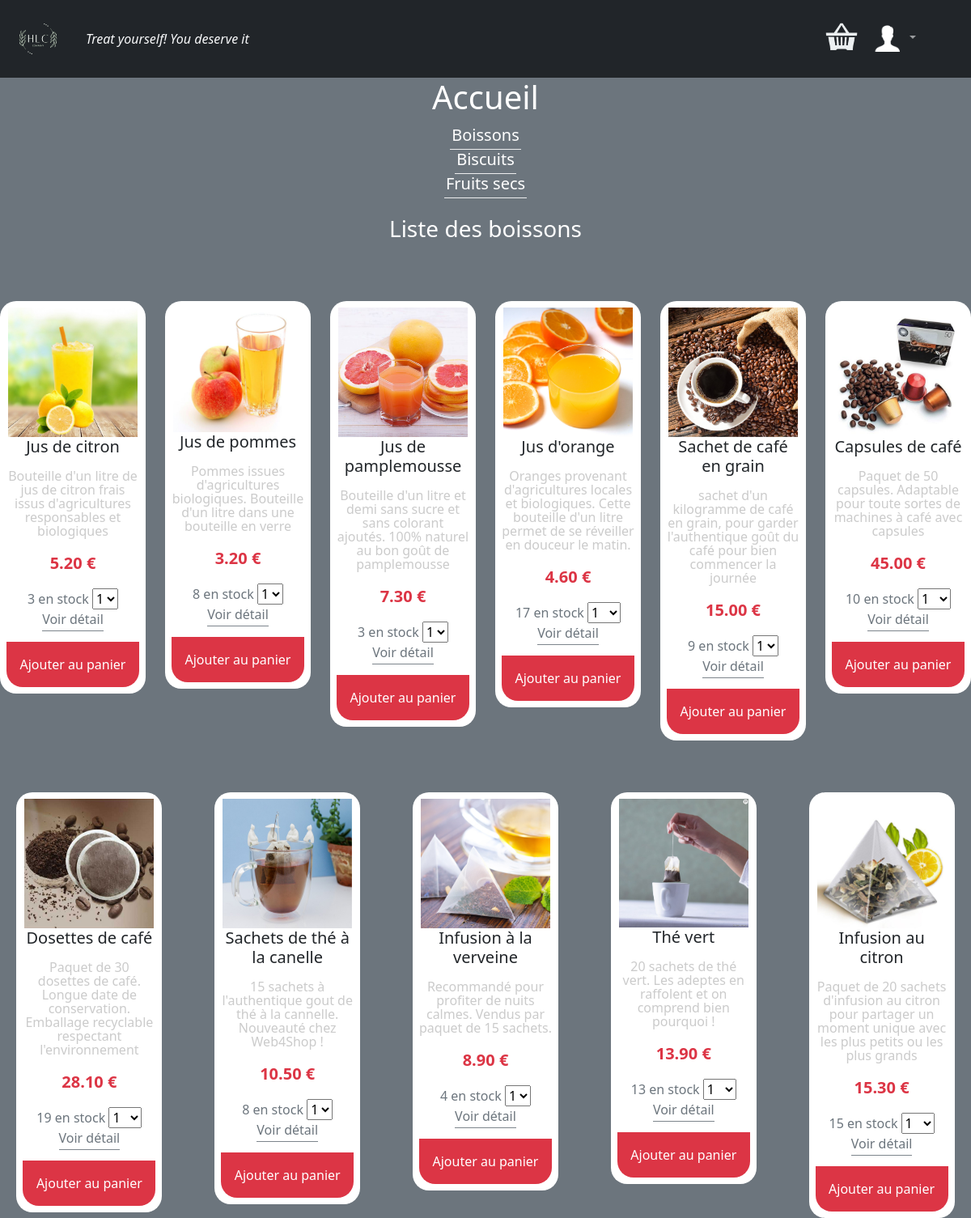
Screenshot of /index.php?action=home&category=1 with the database file from the repository.
### tables this page shows
CREATE TABLE IF NOT EXISTS `categories` (
  `id` tinyint(4) NOT NULL AUTO_INCREMENT,
  `name` varchar(100) NOT NULL,
  PRIMARY KEY (`id`)
);

CREATE TABLE IF NOT EXISTS `products` (
  `id` int(11) NOT NULL AUTO_INCREMENT,
  `cat_id` tinyint(4) NOT NULL,
  `name` varchar(150) NOT NULL,
  `description` text NOT NULL,
  `image` varchar(30) NOT NULL,
  `price` decimal(5,2) NOT NULL,
  `quantity` int(3) NOT NULL,
  PRIMARY KEY (`id`)
);

### controllers/c_home.php (called while the page is built, shortened)
<?php
    $categoriesModel = new CategoriesManager(true);
    $categoriesList = $categoriesModel->getAllCategories();
    $productsModel = new ProductsManager(true);
    if(isset($_GET['category']))
    {
        $cat_id = htmlspecialchars($_GET['category']);
        $listProducts = $productsModel->getProductsByCategory($cat_id);
        $cat= $categoriesModel->getCategoryById($cat_id);
    }
    require_once(VIEWS_PATH.'home.php');
?>

### models/m_categories.php (called while the page is built, shortened)
<?php
    require_once(CLASSES_PATH.'Category.php');
?>
<?php
    class CategoriesManager extends Model
    {
        public function getAllCategories()
        {
            $categoriesList = [];
            $query = "SELECT * FROM categories";
            $categories = $this->queryAll($query);
            foreach ($categories as $result)
            {
                $category = new Category($result['id'],
                $result['name']);
                $categoriesList[] = $category;
            }
            return $categoriesList;
        }
        public function getCategoryById($id)
        {
            $query = "SELECT * FROM `categories` WHERE id=?";
            $result = $this->queryRow($query,[$id]);
            $category = new Category($result['id'],$result['name']);
            return $category;
        }
    }
?>

### models/m_connection.php (called while the page is built)
<?php
class Connection
{
    private $_db = null;
    private static $_instance = null;
    private function __construct()
    {
        $this->_db = new PDO("mysql:host=".DB_HOST.";dbname=".DB_NAME,DB_USER, DB_PASSWORD);
        $this->_db->setAttribute(PDO::ATTR_ERRMODE, PDO::ERRMODE_EXCEPTION);
        $this->_db->exec('SET CHARACTER SET utf8');
    }
    public static function getInstance()
    {
        if(is_null(self::$_instance))
        {
            self::$_instance = new Connection();
        }
        return self::$_instance;
    }
    public function getDb()
    {
        return $this->_db;
    }
}
?>

### models/m_model.php (called while the page is built, shortened)
<?php
    abstract class Model
    {
        private function _query($sql, $args=null)
        {
            if($args == null)
            {
                $pdos = Connection::getInstance()->getDb()->query($sql);
            }
            else
            {
                $pdos = Connection::getInstance()->getDb()->prepare($sql);
                $pdos->execute($args);
            }
            return $pdos;
        }
        public function queryRow($sql, $args=null)
        {
            try
            {
                $pdos = $this->_query($sql, $args);
                $result = $pdos->fetch();
            }
            catch (PDOException $e)
            {
                $this->_error = ($e->getMessage());
            }
            return $result;
        }
        public function queryAll($sql, $args=null)
        {
            try
            {
                $pdos = $this->_query($sql, $args);
                $results = $pdos->fetchAll(PDO::FETCH_ASSOC);
            }
            catch (PDOException $e)
            {
                $this->_error = ($e->getMessage());
            }
            return $results;
        }
    }
?>

### classes/Category.php (called while the page is built)
<?php
class Category
{
    private $_id;
    private $_name;
    public function __construct($id,$name)
    {
        $this->_id = $id;
        $this->_name = $name;
    }
    public function get_Id()
    {
        return $this->_id;
    }
    public function get_Name()
    {
        return $this->_name;
    }
}
?>

### models/m_products.php (called while the page is built, shortened)
<?php
    require_once(CLASSES_PATH.'Product.php');
?>
<?php
    class ProductsManager extends Model
    {
        public function getProductsByCategory($category)
        {
            $productsList = [];
            $query = "SELECT * FROM products WHERE cat_id = ?";
            $products = $this->queryAll($query,array($category));
            foreach ($products as $result)
            {
                $product = new Product($result['id'],
                $result['cat_id'],
                $result['name'],
                $result['description'],
                $result['image'],
                $result['price'],
                $result['quantity']);
                $productsList[] = $product;
            }
            return $productsList;
        }
    }
?>

### classes/Product.php (called while the page is built, shortened)
<?php
class Product
{
    private $_id;
    private $_cat_id;
    private $_name;
    private $_description;
    private $_image;
    private $_price;
    private $_quantity;
    public function __construct($id,$cat_id,$name,$description,$image,$price,$quantity)
    {
        $this->_id = $id;
        $this->_cat_id = $cat_id;
        $this->_name = $name;
        $this->_description = $description;
        $this->_image = $image;
        $this->_price = $price;
        $this->_quantity = $quantity;
    }
    public function get_id()
    {
        return $this->_id;
    }
    public function get_cat_id()
    {
        return $this->_cat_id;
    }
    public function get_name()
    {
        return $this->_name;
    }
    public function get_image()
    {
        return $this->_image;
    }
    public function get_description()
    {
        return $this->_description;
    }
    public function get_price()
    {
        return $this->_price;
    }
    public function get_quantity()
    {
        return $this->_quantity;
    }
}
?>

### views/v_listProducts.php (the view, shortened to what this page needs)
<div class="row justify-content-around">
<?php
    foreach ($listProducts as $product) {
?>
    <div class="col-xl-2 col-10 mt-5">
        <div class="card mt-3">
            <div class="product-1 align-items-center p-2 text-center">
                <img src="<?=PRODUCT_IMAGES?><?=$product->get_image()?>" alt="" width="160">
                <h5 class="text-dark"><?=$product->get_name() ?></h5>
                <div class="mt-3 info">
                    <span class="text1 d-block"><?=$product->get_description()?></span>
                </div>
                <div class="cost mt-3 text-dark">
                    <span><?=$product->get_price()?> € </span>
                </div>
                <td>
                <a class="text-decoration-none text-secondary"><?=($product->get_quantity()==0 ? 'Sold out' : $product->get_quantity().' en stock')?></a>
            <?php
                if($product->get_quantity()>0)
                {?>
                    <select onchange="changeQuantity(<?=$product->get_id()?>)" id="select<?=$product->get_id()?>" name="product<?=$product->get_cat_id()?>">
                        <?php
                            for($i = 1;$i<=$product->get_quantity();$i++)
                            {
                                ?>
                                 <option value="<?=$i?>"><?= $i ?></option>
                            <?php
                            }
                            ?>
                    </select>
                <?php
                }
                ?>
                <br/>
                <a class="text-decoration-none text-secondary bttn-minimal bttn-sm bttn-danger mt-5" href="index.php?action=seeProduct&id=<?=$product->get_id()?>">Voir détail</a>
                <div class="p-3 product text-center text-white mt-3 cursor">
                    <a class="text-decoration-none text-white" id="product<?=$product->get_id()?>" href="index.php?action=add&product=<?=$product->get_id()?>&quantity=1">
                        Ajouter au panier
                    </a>
                </div>
            </div>
        </div>
    </div>
<?php
}
?>
</div>

### index.php (shortened to what this page needs)
<?php
    if(isset($_GET["action"]))
    {
        $controller = htmlspecialchars($_GET["action"]);
    }
    else
    {
        header('Location: index.php?action=home');
    }
    $file = CONTROLLERS_PATH.$controller.'.php';
    if(is_file($file))
    {
        require_once($file);
    }
    else
    {
        header('Location: index.php?action=errors');
    }
?>

### views/v_header.php (shortened to what this page needs)
<!DOCTYPE html>
<html lang="en">
<head>
    <link href="https://cdn.jsdelivr.net/npm/bootstrap@5.1.3/dist/css/bootstrap.min.css" rel="stylesheet">
    <?php
        if(isset($styles))
        {
            foreach($styles as $style)
            {
            ?>
            <link rel="stylesheet" href="<?=STYLES_PATH.$style.".css"?>">
        <?php
            }
        }
    ?>
    <link rel="stylesheet" href="<?=STYLES_PATH."bttn.css"?>">
    <link rel="stylesheet" href="<?=STYLES_PATH."stylesLAU_CONT.css"?>">
</head>

### views/v_home.php (shortened to what this page needs)
<?php
    $styles = array("stylesLAU_PROD");
    require_once(VIEWS_PATH.'header.php');
?>
<body style="overflow-x: hidden;color:white !important;" class="bg-secondary">
<?php require_once(VIEWS_PATH.'navbar.php'); ?>
<h1 class="text-center">Accueil</h1>
<?php
    foreach($categoriesList as $category)
    {
    ?>
        <center><a class="text-white bttn-minimal bttn-md bttn-default text-decoration-none mr-2" href="index.php?action=home&category=<?=$category->get_id()?>"><?=ucfirst($category->get_name())?></a></center>
    <?php
    }
?>
<?php
    if(isset($_GET['category']))
    {
        echo '<h3 class="text-center text-white mt-4">Liste des '.$cat->get_name().'</h3>';
        if(isset($listProducts))
        {
            if(sizeof($listProducts) != 0)
            {
                require_once(VIEWS_PATH.'listProducts.php');
            }
        }
    }
?>
</body>
</html>

### views/v_navbar.php (shortened to what this page needs)
<header>
        <nav class="navbar navbar-expand-lg navbar navbar-dark bg-dark">
            <div class="container-fluid">
              <a class="navbar-brand" href="#">
                <img src=<?=OTHER_IMAGES."HLC_1.png"?> width="70" >
              </a>
              <div class="collapse navbar-collapse" id="navbarSupportedContent">
                <ul class="navbar-nav me-auto mb-2 mb-lg-0">
                  <li class="nav-item">
                    <a class="nav-link disabled text-light fst-italic">Treat yourself! You deserve it</a>
                  </li>
                </ul>
                <ul class="navbar-nav mb-1 me-lg-5 mb-lg-0">
                    <li class="nav-item">
                      <a class="nav-link" href="index.php?action=bag">
                          <img src=<?=OTHER_IMAGES.'bag.png'?> width="40" height="40">
                      </a>
                    </li>
                    <li class="nav-item dropdown">
                        <a class="nav-link dropdown-toggle" href="#" id="navbarDropdown" role="button" data-bs-toggle="dropdown" aria-expanded="false">
                            <img src=<?=OTHER_IMAGES.'user.png'?> width="40" height="40">
                        </a>
                    </li>
                </ul>
              </div>
            </div>
          </nav>
    </header>

### resources/styles/s_stylesLAU_PROD.css (style rules this page uses)
body { background: lightgrey; }
.card { border: none; outline: none; background-color: #fff; border-radius: 20px; }
.text1 { font-size: 13 px; color: #cbcbcb; }
.info { line-height: 17px; }
.cost span { color: #dc3545; font-weight: bold; font-size: 20px; }
.product { background: #dc3545; }
.cursor { cursor: pointer; border-bottom-left-radius: 20px; border-bottom-right-radius: 20px; }

### resources/styles/s_bttn.css (style rules this page uses)
.bttn-default { color: #fff; }
.bttn-primary, .bttn, .bttn-lg, .bttn-md, .bttn-sm, .bttn-xs { color: #1d89ff; }
.bttn-danger { color: #ff5964; }
.bttn, .bttn-lg, .bttn-md, .bttn-sm, .bttn-xs { margin: 0; padding: 0; border-width: 0; border-color: transparent; background: transparent; font-weight: 400; cursor: pointer; position: relative; }
.bttn-md { font-size: 20px; font-family: inherit; padding: 5px 12px; }
.bttn-sm { padding: 4px 10px; font-size: 16px; font-family: inherit; }
.bttn-minimal { margin: 0; padding: 0; border-width: 0; border-color: transparent; background: transparent; font-weight: 400; cursor: pointer; position: relative; font-size: 20px; font-family: inherit; padding: 5px 12px; overflow: hidden; border-width: 0; border-radius: 4px; background: transparent; color: #fff; -webkit-transition: all 0.5s cubic-bezier(0.02, 0.01, 0.47, 1); transition: all 0.5s cubic-bezier(0.02, 0.01, 0.47, 1); }
.bttn-minimal:after { position: absolute; bottom: 0; left: 10px; width: calc(100% - 20px); height: 1px; background: currentColor; content: ''; opacity: 0.65; -webkit-transition: opacity 0.5s cubic-bezier(0.02, 0.01, 0.47, 1), -webkit-transform 0.5s cubic-bezier(0.02, 0.01, 0.47, 1); transition: opacity 0.5s cubic-bezier(0.02, 0.01, 0.47, 1), -webkit-transform 0.5s cubic-bezier(0.02, 0.01, 0.47, 1); transition: transform 0.5s cubic-bezier(0.02, 0.01, 0.47, 1), opacity 0.5s cubic-bezier(0.02, 0.01, 0.47, 1); transition: transform 0.5s cubic-bezier(0.02, 0.01, 0.47, 1), opacity 0.5s cubic-bezier(0.02, 0.01, 0.47, 1), -webkit-transform 0.5s cubic-bezier(0.02, 0.01, 0.47, 1); }
.bttn-minimal:before { position: absolute; bottom: 0; left: 10px; width: calc(100% - 20px); height: 1px; background: currentColor; content: ''; opacity: 0.65; -webkit-transition: opacity 0.5s cubic-bezier(0.02, 0.01, 0.47, 1), -webkit-transform 0.5s cubic-bezier(0.02, 0.01, 0.47, 1); transition: opacity 0.5s cubic-bezier(0.02, 0.01, 0.47, 1), -webkit-transform 0.5s cubic-bezier(0.02, 0.01, 0.47, 1); transition: transform 0.5s cubic-bezier(0.02, 0.01, 0.47, 1), opacity 0.5s cubic-bezier(0.02, 0.01, 0.47, 1); transition: transform 0.5s cubic-bezier(0.02, 0.01, 0.47, 1), opacity 0.5s cubic-bezier(0.02, 0.01, 0.47, 1), -webkit-transform 0.5s cubic-bezier(0.02, 0.01, 0.47, 1); }
.bttn-minimal.bttn-sm { padding: 4px 10px; font-size: 16px; font-family: inherit; }
.bttn-minimal.bttn-md { font-size: 20px; font-family: inherit; padding: 5px 12px; }
.bttn-minimal.bttn-default { color: #fff; }
.bttn-minimal.bttn-danger { color: #ff5964; }

### resources/styles/s_stylesLAU_CONT.css (style rules this page uses)
* { margin: 0px; padding: 0px; }

### rows the page displays
categories: name "Boissons", name "boissons"
categories: name "Biscuits"
categories: name "Fruits secs"
products: image (picture), name "Jus de citron", description "Bouteille d'un litre de jus de citron frais issus d'agricultures responsables et biologiques", price "5.20", quantity "3", id+cat "1"
products: image (picture), name "Jus de pommes", description "Pommes issues d'agricultures biologiques. Bouteille d'un litre dans une bouteille en verre", price "3.20", quantity "8", id+cat "1"
products: image (picture), name "Jus de pamplemousse", description "Bouteille d'un litre et demi sans sucre et sans colorant ajoutés. 100% naturel au bon goût de pamplemousse", price "7.30", quantity "3", id+cat "1"
products: image (picture), name "Jus d'orange", description "Oranges provenant d'agricultures locales et biologiques. Cette bouteille d'un litre permet de se réveiller en douceur le matin.", price "4.60", quantity "17", id+cat "1"
products: image (picture), name "Sachet de café en grain", description "sachet d'un kilogramme de café en grain, pour garder l'authentique goût du café pour bien commencer la journée", price "15.00", quantity "9", id+cat "1"
products: image (picture), name "Capsules de café", description "Paquet de 50 capsules. Adaptable pour toute sortes de machines à café avec capsules", price "45.00", quantity "10", id+cat "1"
products: image (picture), name "Dosettes de café", description "Paquet de 30 dosettes de café. Longue date de conservation. Emballage recyclable respectant l'environnement", price "28.10", quantity "19", id+cat "1"
products: image (picture), name "Sachets de thé à la canelle", description "15 sachets à l'authentique gout de thé à la cannelle. Nouveauté chez Web4Shop !", price "10.50", quantity "8", id+cat "1"
products: image (picture), name "Infusion à la verveine", description "Recommandé pour profiter de nuits calmes. Vendus par paquet de 15 sachets.", price "8.90", quantity "4", id+cat "1"
products: image (picture), name "Thé vert", description "20 sachets de thé vert. Les adeptes en raffolent et on comprend bien pourquoi !", price "13.90", quantity "13", id+cat "1"
products: image (picture), name "Infusion au citron", description "Paquet de 20 sachets d'infusion au citron pour partager un moment unique avec les plus petits ou les plus grands", price "15.30", quantity "15", id+cat "1"
